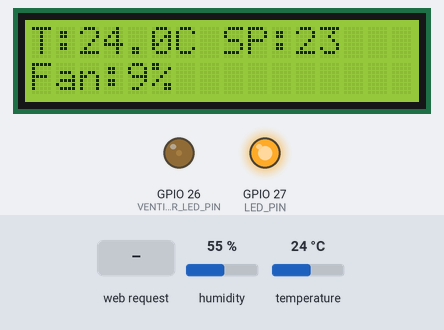
This sketch was run on a simulated ESP32. On the bench: 16×2 character LCD, output pins drawn as LEDs (lit = HIGH). Inputs (shaded band) come from the test bench; at power-on: temperature 24 °C, humidity 55 %. What the sketch prints to the serial monitor is not drawn.

Above: at 1.2 s.
1.3 s: temperature set to 28 °C
At 5.9 s:
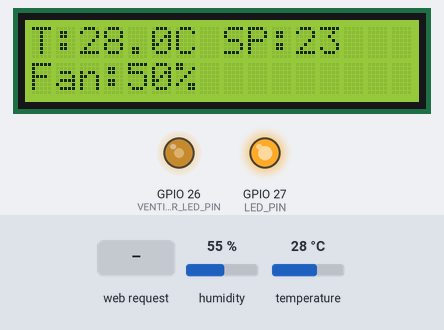
6.9 s: temperature set to 12 °C
At 9.2 s:
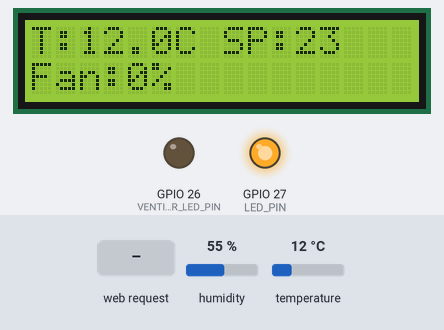
13.1 s: HTTP request GET /set?sp=1 received
At 14.0 s:
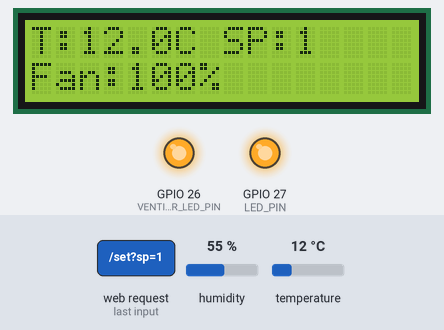
14.6 s: temperature set to 0 °C
At 15.8 s:
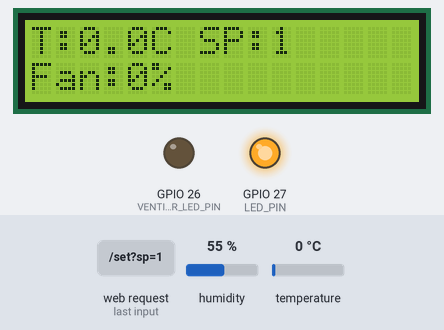
20.8 s: HTTP request GET /set?sp=0 received
At 22.1 s:
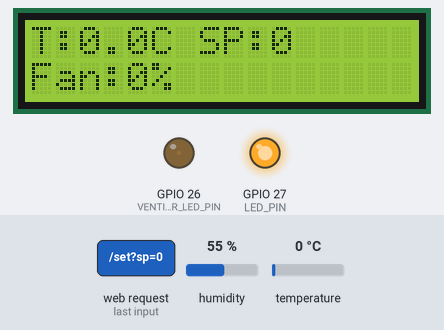
Timing chart, 0 to 23.8 s (numbered marks = the images above; inputs shaded):
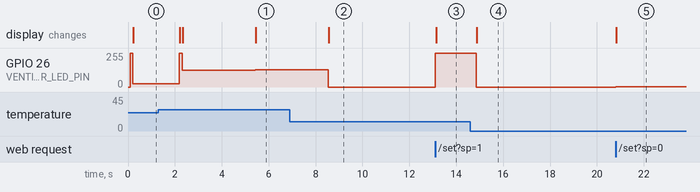

Measured:
- after the input at 13.1 s, GPIO 26 (VENTILADOR_LED_PIN): 0/255 → 255/255 at once; the display: changes at once (image 3)
- after the input at 14.6 s, GPIO 26 (VENTILADOR_LED_PIN): 255/255 → 0/255 after 0.26 s; the display: changes after 0.28 s (image 4)
- after the input at 20.8 s, GPIO 26 (VENTILADOR_LED_PIN): 0/255 → 2/255 at once; the display: changes at once (image 5)

The sketch:

ESP32_UTN_PID.ino
```cpp
// --- Pines y librerías ---
#include <WiFi.h>
#include <WebServer.h>
#include <LiquidCrystal_I2C.h>
#include <DHT.h>
#include <PID_v1.h>

#define DHT_PIN 13
#define LED_PIN 27
#define VENTILADOR_LED_PIN 26
#define BUZZER_PIN 25

#define BUZZER_CH 0   // Canal LEDC para buzzer
#define FAN_CH 1      // Canal LEDC para ventilador
#define LED_CH 2      // Canal LEDC para LED
#define PWM_FREQ 5000 // Frecuencia PWM ventilador/LED
#define PWM_RES 8     // Resolución PWM 0-255
#define TONE_FREQ 1000 // Frecuencia buzzer

// --- Sensor ---
DHT dht(DHT_PIN, DHT11);

// --- LCD ---
LiquidCrystal_I2C lcd(0x27, 16, 2);

// --- PID ---
double tempActual = 0;
double setpoint = 23.0;
double output = 0;
double Kp = 25.0;
double Ki = 0.2;
double Kd = 10.0;
PID controlPID(&tempActual, &output, &setpoint, Kp, Ki, Kd, REVERSE);

// --- WiFi AP ---
const char* apSSID = "ESP32_PID";
const char* apPassword = "12345678";
IPAddress local_IP(192, 168, 4, 1);
IPAddress gateway(192, 168, 4, 1);
IPAddress subnet(255, 255, 255, 0);

// --- Web ---
WebServer server(80);

// --- Buzzer temporizador ---
unsigned long previousMillis = 0;
bool buzzerState = false;

void handleRoot() {
  String html = "<!DOCTYPE html><html><head><meta charset='utf-8'><meta name='viewport' content='width=device-width, initial-scale=1'>";
  html += "<title>Control PID - ESP32</title>";
  html += "<style>body{font-family:Arial;text-align:center;background:#f2f2f2;}h1{color:#333;}div{background:white;padding:15px;border-radius:10px;display:inline-block;}</style></head><body>";
  html += "<h1>Monitor PID - Control de Temperatura</h1><div>";
  html += "<p><b>Temperatura actual:</b> " + String(tempActual, 1) + " °C</p>";
  html += "<p><b>Setpoint:</b> " + String(setpoint, 1) + " °C</p>";
  html += "<p><b>Salida PWM:</b> " + String((int)output) + " (" + String(map(output, 0, 255, 0, 100)) + "%)</p>";
  html += "<form action='/set' method='get'>";
  html += "<input type='number' name='sp' step='0.5' value='" + String(setpoint, 1) + "'> °C ";
  html += "<input type='submit' value='Actualizar'>";
  html += "</form></div></body></html>";
  server.send(200, "text/html", html);
}

void handleSetpoint() {
  if (server.hasArg("sp")) setpoint = server.arg("sp").toFloat();
  handleRoot();
}

void setup() {
  Serial.begin(115200);
  lcd.init();
  lcd.backlight();

  dht.begin();
  controlPID.SetMode(AUTOMATIC);
  controlPID.SetOutputLimits(0, 255);

  // --- Configurar PWM ---
  ledcSetup(FAN_CH, PWM_FREQ, PWM_RES);
  ledcAttachPin(VENTILADOR_LED_PIN, FAN_CH);

  //ledcSetup(LED_CH, PWM_FREQ, PWM_RES);
  //ledcAttachPin(LED_PIN, LED_CH);

  ledcSetup(BUZZER_CH, TONE_FREQ, 8);
  ledcAttachPin(BUZZER_PIN, BUZZER_CH);

  pinMode(LED_PIN, OUTPUT);
  digitalWrite(LED_PIN, HIGH);
  // --- Configurar AP ---
  WiFi.softAPConfig(local_IP, gateway, subnet);
  WiFi.softAP(apSSID, apPassword);
  Serial.println("Red AP creada!");
  Serial.print("IP: ");
  Serial.println(WiFi.softAPIP());

  // --- Servidor web ---
  server.on("/", handleRoot);
  server.on("/set", handleSetpoint);
  server.begin();
  Serial.println("Servidor web iniciado");
}

void loop() {
  server.handleClient();

  tempActual = dht.readTemperature();
  if (isnan(tempActual)) return;

  controlPID.Compute(); // salida normal


  // PWM ventilador y LED
  int pwmValue = constrain((int)output, 0, 255);
  ledcWrite(FAN_CH, pwmValue);
  //ledcWrite(LED_CH, pwmValue); // LED simula la velocidad del ventilador

  int porcentaje = map(pwmValue, 0, 255, 0, 100);

  // --- Control buzzer intermitente ---
  unsigned long currentMillis = millis();
  if (tempActual >= setpoint + 2) {
    if (currentMillis - previousMillis >= 1000) { // alternar cada 1 segundo
      buzzerState = !buzzerState;
      previousMillis = currentMillis;
    }
    ledcWrite(BUZZER_CH, buzzerState ? 255 : 0);
  } else if (tempActual > setpoint) {
    ledcWrite(BUZZER_CH, 0); // buzzer apagado
  } else {
    ledcWrite(BUZZER_CH, 0); // buzzer apagado
  }

  // --- LCD ---
  lcd.clear();
  lcd.setCursor(0, 0);
  lcd.print("T:"); lcd.print(tempActual, 1);
  lcd.print("C SP:"); lcd.print(setpoint, 0);

  lcd.setCursor(0, 1);
  lcd.print("Fan:"); lcd.print(porcentaje); lcd.print("%");

  // --- Serial debug ---
  Serial.print("Temp: "); Serial.print(tempActual);
  Serial.print(" | SP: "); Serial.print(setpoint);
  Serial.print(" | PWM: "); Serial.print(pwmValue);
  Serial.print(" | %: "); Serial.println(porcentaje);

  delay(100); // loop rápido para control de buzzer
}
```
